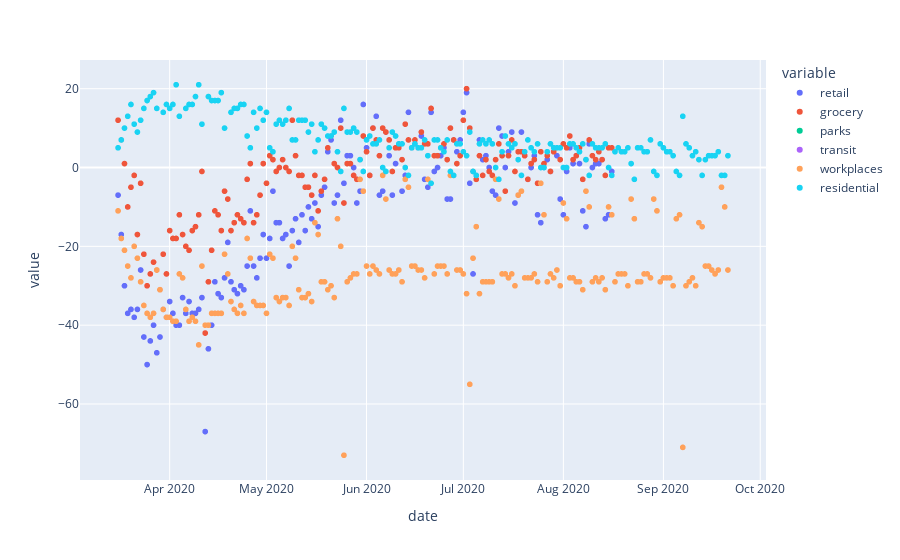

The code cell stored with this chart in its notebook:
### Code cell
fig = px.scatter(county_df, x="date", y=["retail", "grocery", "parks", "transit", "workplaces", "residential"])
fig.show()

### Figure 1 — Plotly figure (JSON) as saved in the notebook; plotly's stock layout.template omitted (floating-point values rounded to 4 significant figures; data arrays with more than 128 entries replaced by an {"elided": "..."} marker saying what was removed)
{"data": [{"hovertemplate": "variable=retail<br>date=%{x}<br>value=%{y}<extra></extra>", "legendgroup": "retail", "marker": {"color": "#636efa", "symbol": "circle"}, "mode": "markers", "name": "retail", "showlegend": true, "type": "scattergl", "x": {"elided": "190 str values"}, "xaxis": "x", "y": {"elided": "190 int values"}, "yaxis": "y"}, {"hovertemplate": "variable=grocery<br>date=%{x}<br>value=%{y}<extra></extra>", "legendgroup": "grocery", "marker": {"color": "#EF553B", "symbol": "circle"}, "mode": "markers", "name": "grocery", "showlegend": true, "type": "scattergl", "x": {"elided": "190 str values"}, "xaxis": "x", "y": {"elided": "190 int values"}, "yaxis": "y"}, {"hovertemplate": "variable=parks<br>date=%{x}<br>value=%{y}<extra></extra>", "legendgroup": "parks", "marker": {"color": "#00cc96", "symbol": "circle"}, "mode": "markers", "name": "parks", "showlegend": true, "type": "scattergl", "x": {"elided": "190 str values"}, "xaxis": "x", "y": {"elided": "190 null values"}, "yaxis": "y"}, {"hovertemplate": "variable=transit<br>date=%{x}<br>value=%{y}<extra></extra>", "legendgroup": "transit", "marker": {"color": "#ab63fa", "symbol": "circle"}, "mode": "markers", "name": "transit", "showlegend": true, "type": "scattergl", "x": {"elided": "190 str values"}, "xaxis": "x", "y": {"elided": "190 null values"}, "yaxis": "y"}, {"hovertemplate": "variable=workplaces<br>date=%{x}<br>value=%{y}<extra></extra>", "legendgroup": "workplaces", "marker": {"color": "#FFA15A", "symbol": "circle"}, "mode": "markers", "name": "workplaces", "showlegend": true, "type": "scattergl", "x": {"elided": "190 str values"}, "xaxis": "x", "y": {"elided": "190 int values"}, "yaxis": "y"}, {"hovertemplate": "variable=residential<br>date=%{x}<br>value=%{y}<extra></extra>", "legendgroup": "residential", "marker": {"color": "#19d3f3", "symbol": "circle"}, "mode": "markers", "name": "residential", "showlegend": true, "type": "scattergl", "x": {"elided": "190 str values"}, "xaxis": "x", "y": {"elided": "190 int values"}, "yaxis": "y"}], "layout": {"legend": {"title": {"text": "variable"}, "tracegroupgap": 0}, "margin": {"t": 60}, "xaxis": {"anchor": "y", "domain": [0, 1], "title": {"text": "date"}}, "yaxis": {"anchor": "x", "domain": [0, 1], "title": {"text": "value"}}}}
